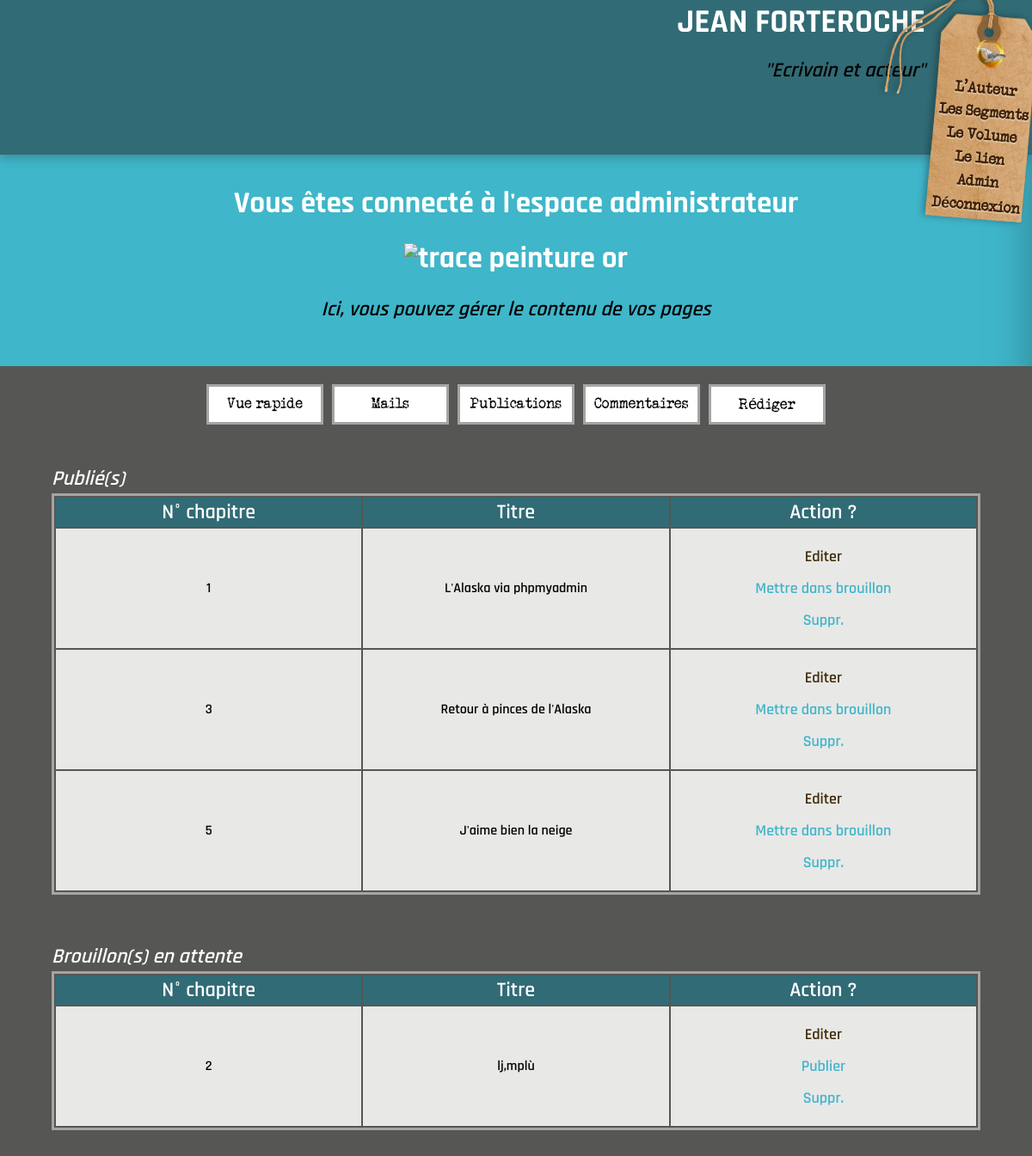
Before: /index.php?action=adminPostsList (signed in) with the older database file.
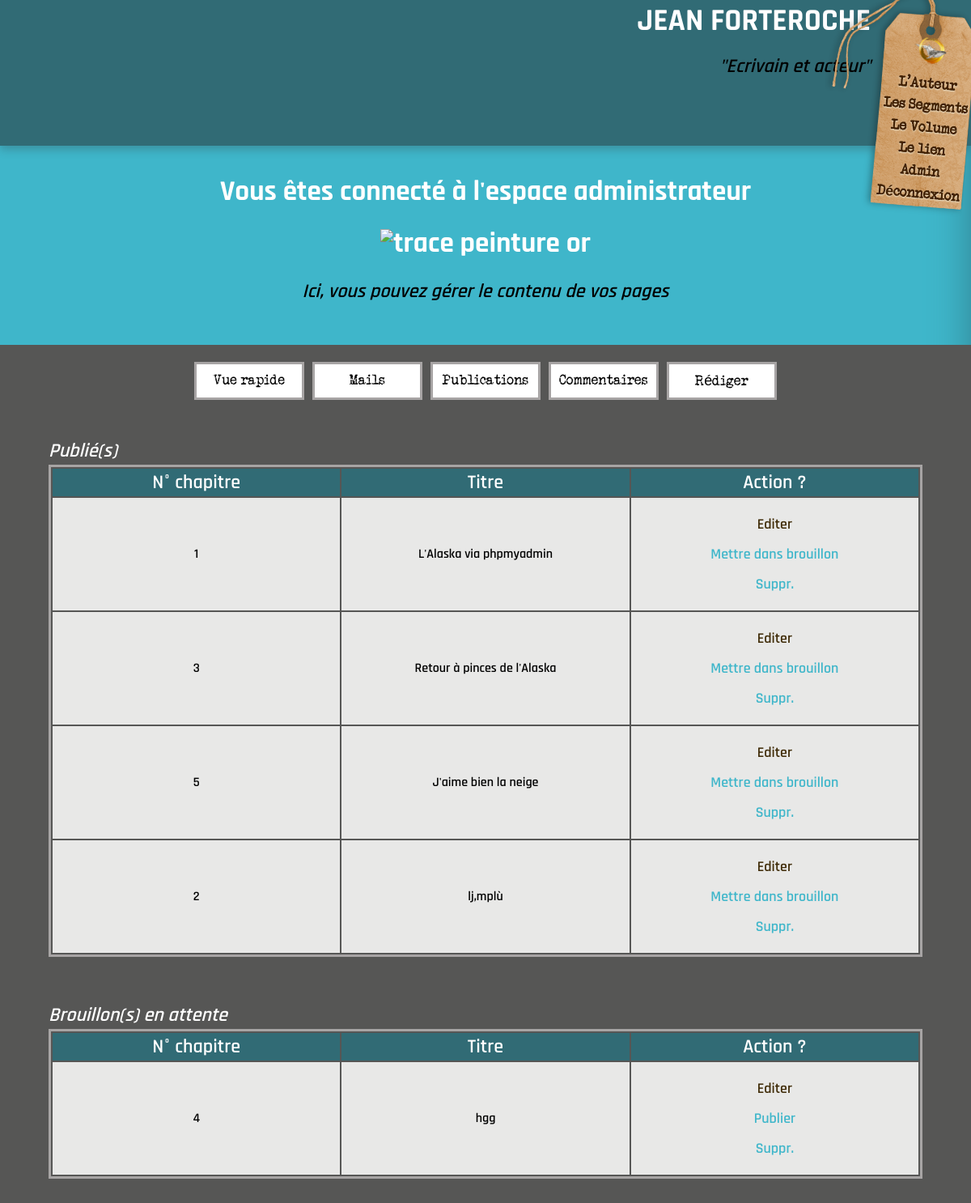
After: the same page with the newer database file.
### tables this page shows
CREATE TABLE IF NOT EXISTS `chapters` (
  `id` int(11) NOT NULL AUTO_INCREMENT,
  `title_chapter` varchar(255) NOT NULL,
  `content_chapter` longtext NOT NULL,
  `date_chapter` timestamp NOT NULL DEFAULT CURRENT_TIMESTAMP,
  `status_chapter` varchar(128) NOT NULL DEFAULT 'published',
  `admin_id` int(11) NOT NULL,
  `number_chapter` int(11) NOT NULL,
  `picture_chapter` text,
  PRIMARY KEY (`id`),
  UNIQUE KEY `number_chapter` (`number_chapter`),
  KEY `fk_posts_users1_idx` (`admin_id`)
);

### controllers/back_controller.php (called while the page is built, shortened)
<?php
function adminPostsList()
{
    $pman = new PostsManager();
    $publishedPosts = $pman->getAdminPosts("published");
    $draftPosts = $pman->getAdminPosts("draft");
    require('views/admin_post_view.php');
}

### models/front/manager.php (called while the page is built, shortened)
<?php
class Manager
{
    protected function dbConnect()
    {
      $this->db = new PDO('mysql:host=localhost;dbname=blog;charset=utf8', 'root', '');
    }
}

### models/front/posts_manager.php (called while the page is built, shortened)
<?php
require_once ("models/front/manager.php");
class PostsManager extends Manager
{
    public function getAdminPosts($statusPost)
    {
        $req = $this->db->query('SELECT id,number_chapter,title_chapter,content_chapter,status_chapter,DATE_FORMAT(date_chapter, \'%d/%m/%Y à %Hh%imin%ss\')
        AS date_chapter_fr  FROM chapters WHERE status_chapter = "' . $statusPost . '" ORDER BY date_chapter_fr DESC');
        return $req->fetchAll();
    }
}

### views/admin_post_view.php (the view, shortened to what this page needs)
    <main class="admin_main_container">
        <?php require_once("includes/subtitles_admin.php"); ?>
        <section class="admin_main_block">
            <?php require_once("includes/menu_admin.php"); ?>
            <section class="admin_action_block" id="admin_plublished_posts_view">
                <table class="table" id="chapter_table">
                    <caption>Publié(s)</caption>
                    <thead>
                    <tr>
                        <th scope="col">N° chapitre </th>
                        <th scope="col">Titre</th>
                        <th scope="col">Action ?</th>
                    </tr>
                    </thead>
                    <tbody>
                        <?php foreach ($publishedPosts as $publishedPost): ?>
                            <tr>
                                <td data-label="N° chapitre"><?= htmlspecialchars_decode($publishedPost['number_chapter']) ?></td>
                                <td data-label="Titre"><?= htmlspecialchars_decode($publishedPost['title_chapter']) ?></td>
                                <td data-label="Action ?">
                                    <p><a href="">Editer</a></p>
                                    <p><a href="index.php?action=adminDraftPost&id=<?= htmlspecialchars_decode($publishedPost['id']) ?>">Mettre dans brouillon</a></p>
                                    <p><a href="index.php?action=adminDeletePost&id=<?= htmlspecialchars_decode($publishedPost['id']) ?>" onclick="return confirm('Ce chapitre sera définitivement supprimé. Etes-vous sûr(e) de vouloir supprimer ce chapitre ?');">Suppr.</a></p>
                                </td>
                            </tr>
                        <?php endforeach; ?>
                    </tbody>
                </table>
            </section>
            <section class="admin_action_block" id="admin_draft_posts_view">
                <table class="table" id="draft_chapter_table">
                    <caption>Brouillon(s) en attente</caption>
                    <thead>
                    <tr>
                        <th scope="col">N° chapitre </th>
                        <th scope="col">Titre</th>
                        <th scope="col">Action ?</th>
                    </tr>
                    </thead>
                    <tbody>
                        <?php foreach ($draftPosts as $draftPost): ?>
                            <tr>
                                <td data-label="N° chapitre"><?= htmlspecialchars_decode($draftPost['number_chapter']) ?></td>
                                <td data-label="Titre"><?= htmlspecialchars_decode($draftPost['title_chapter']) ?></td>
                                <td data-label="Action ?">
                                    <p><a href="">Editer</a></p>
                                    <p><a href="index.php?action=adminValidPost&id=<?= htmlspecialchars_decode($draftPost['id']) ?>">Publier</a></p>
                                    <p><a href="index.php?action=adminDeletePost&id=<?= htmlspecialchars_decode($draftPost['id']) ?>"onclick="return confirm('Ce chapitre sera définitivement supprimé. Etes-vous sûr(e) de vouloir supprimer ce chapitre ?');">Suppr.</a></p>
                                </td>
                            </tr>
                        <?php endforeach; ?>
                    </tbody>
                </table>
            </section>
        </section>
    </main>
<?php require_once("template_admin.php"); ?>

Changed rows visible on the page:
changed chapters "lj,mplù": moves from the list under "Brouillon(s) en attente" to the list under "Publié(s)"
added chapters: number_chapter "4", title_chapter "hgg", shown under "Brouillon(s) en attente"
